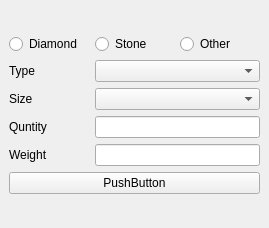
<?xml version="1.0" encoding="UTF-8"?>
<ui version="4.0">
 <class>DiamonIssueRetBro</class>
 <widget class="QDialog" name="DiamonIssueRetBro">
  <property name="geometry">
   <rect>
    <x>0</x>
    <y>0</y>
    <width>269</width>
    <height>228</height>
   </rect>
  </property>
  <property name="windowTitle">
   <string>Dialog</string>
  </property>
  <layout class="QGridLayout" name="gridLayout">
   <property name="leftMargin">
    <number>0</number>
   </property>
   <property name="topMargin">
    <number>0</number>
   </property>
   <property name="rightMargin">
    <number>0</number>
   </property>
   <property name="bottomMargin">
    <number>0</number>
   </property>
   <property name="spacing">
    <number>0</number>
   </property>
   <item row="0" column="0">
    <widget class="QStackedWidget" name="stackedWidget">
     <property name="currentIndex">
      <number>1</number>
     </property>
     <widget class="QWidget" name="page">
      <layout class="QGridLayout" name="gridLayout_2">
       <item row="0" column="0">
        <widget class="QTableWidget" name="historyTableWidget"/>
       </item>
       <item row="1" column="0">
        <widget class="QPushButton" name="pushButton">
         <property name="text">
          <string>PushButton</string>
         </property>
        </widget>
       </item>
      </layout>
     </widget>
     <widget class="QWidget" name="page_2">
      <layout class="QGridLayout" name="gridLayout_3">
       <item row="7" column="0" colspan="3">
        <widget class="QPushButton" name="addPushButton">
         <property name="text">
          <string>PushButton</string>
         </property>
        </widget>
       </item>
       <item row="4" column="0">
        <widget class="QLabel" name="jobNoLabel_3">
         <property name="text">
          <string>Quntity</string>
         </property>
        </widget>
       </item>
       <item row="3" column="1" colspan="2">
        <widget class="QComboBox" name="sizeComboBox"/>
       </item>
       <item row="8" column="1">
        <spacer name="verticalSpacer_2">
         <property name="orientation">
          <enum>Qt::Orientation::Vertical</enum>
         </property>
         <property name="sizeHint" stdset="0">
          <size>
           <width>20</width>
           <height>40</height>
          </size>
         </property>
        </spacer>
       </item>
       <item row="1" column="1">
        <widget class="QRadioButton" name="stoneRadioButton">
         <property name="text">
          <string>Stone</string>
         </property>
        </widget>
       </item>
       <item row="1" column="0">
        <widget class="QRadioButton" name="diamondRadioButton">
         <property name="text">
          <string>Diamond</string>
         </property>
        </widget>
       </item>
       <item row="0" column="1">
        <spacer name="verticalSpacer">
         <property name="orientation">
          <enum>Qt::Orientation::Vertical</enum>
         </property>
         <property name="sizeHint" stdset="0">
          <size>
           <width>20</width>
           <height>40</height>
          </size>
         </property>
        </spacer>
       </item>
       <item row="3" column="0">
        <widget class="QLabel" name="jobNoLabel_2">
         <property name="text">
          <string>Size</string>
         </property>
        </widget>
       </item>
       <item row="4" column="1" colspan="2">
        <widget class="QLineEdit" name="quantityLineEdit"/>
       </item>
       <item row="1" column="2">
        <widget class="QRadioButton" name="otherRadioButton">
         <property name="text">
          <string>Other</string>
         </property>
        </widget>
       </item>
       <item row="2" column="1" colspan="2">
        <widget class="QComboBox" name="typeComboBox"/>
       </item>
       <item row="2" column="0">
        <widget class="QLabel" name="jobNoLabel">
         <property name="text">
          <string>Type</string>
         </property>
        </widget>
       </item>
       <item row="5" column="1" colspan="2">
        <widget class="QLineEdit" name="weightLineEdit"/>
       </item>
       <item row="5" column="0">
        <widget class="QLabel" name="label">
         <property name="text">
          <string>Weight</string>
         </property>
        </widget>
       </item>
      </layout>
     </widget>
    </widget>
   </item>
  </layout>
 </widget>
 <resources/>
 <connections/>
</ui>
